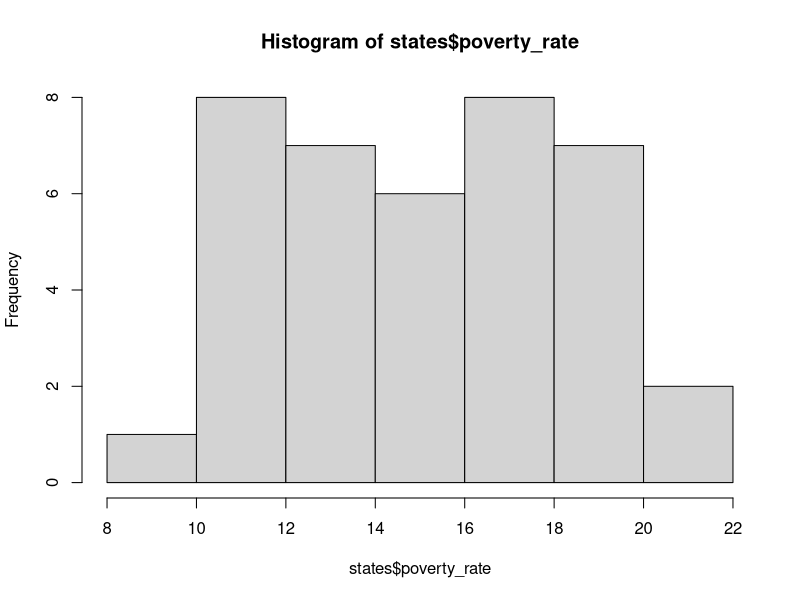
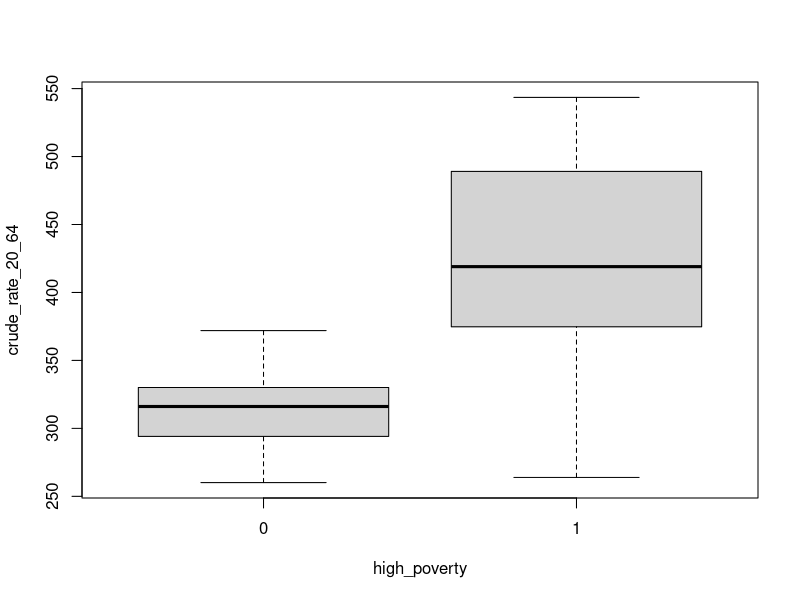
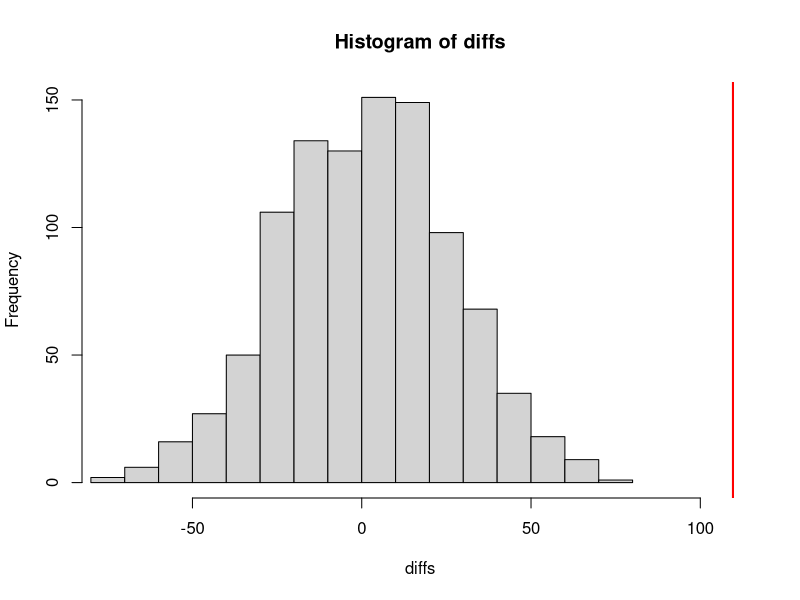

Write R code to recreate these figures, in order.
# =====================================================================
#  MODULE 2 - SOLUTION
#  Do high-poverty states have higher working-age mortality?
# =====================================================================

# ---- 1. Get the data ------------------------------------------------
states <- read.csv("data/medicaid_states.csv")

dim(states)      # 39 rows, 6 columns
names(states)
head(states)


# ---- 2. Look at it first --------------------------------------------
hist(states$poverty_rate)
# Median 15.4, range about 9 to 22, mild right skew.


# ---- 3. Build the grouping variable ---------------------------------
median(states$poverty_rate)

states$high_poverty <- ifelse(states$poverty_rate > median(states$poverty_rate), 1, 0)

table(states$high_poverty)
# 20 low, 19 high. Not exactly even: the median is itself a state's
# value, and > is strict, so that state falls in the "low" group.

# Why no !is.na() guard? Because poverty_rate has no missing values:
sum(is.na(states$poverty_rate))   # 0
# In Module 1, yaca was NA for every non-expanding state, and
# NA == 2014 returns NA rather than FALSE, which would have poisoned
# the whole column.


# ---- 4. Look at the comparison --------------------------------------
boxplot(crude_rate_20_64 ~ high_poverty, data = states)

aggregate(crude_rate_20_64 ~ high_poverty, data = states, FUN = mean)

group_means <- aggregate(crude_rate_20_64 ~ high_poverty, data = states, FUN = mean)
diff_obs <- group_means$crude_rate_20_64[2] - group_means$crude_rate_20_64[1]
diff_obs
# ~ +110. High-poverty states averaged about 110 MORE deaths per
# 100,000 working-age people.


# ---- 5. The test ----------------------------------------------------
t.test(crude_rate_20_64 ~ high_poverty, data = states)
# p = 2.3e-07. The confidence interval runs from about -149 to -70.
#
# It is negative because t.test() reports group 0 minus group 1, the
# opposite order from our diff_obs. The magnitude is what matters: the
# data is compatible with a gap of roughly 70 to 150 deaths per
# 100,000. That SIZE is what the p-value alone never tells you.


# ---- 6. Build the p-value yourself ----------------------------------
shuffled <- sample(states$high_poverty)
mean(states$crude_rate_20_64[shuffled == 1]) -
  mean(states$crude_rate_20_64[shuffled == 0])

set.seed(2026)
diffs <- replicate(1000, {
  shuffled <- sample(states$high_poverty)
  mean(states$crude_rate_20_64[shuffled == 1]) -
    mean(states$crude_rate_20_64[shuffled == 0])
})

hist(diffs, xlim = range(c(diffs, diff_obs)))
abline(v = diff_obs, col = "red", lwd = 2)

mean(abs(diffs) >= abs(diff_obs))
# 0 out of 1000. Report as p < 0.001, not p = 0.
# The red line sits well outside the whole null distribution -- which is
# exactly what an overwhelming result looks like.


# ---- 7. The same answer as a regression -----------------------------
m <- lm(crude_rate_20_64 ~ high_poverty, data = states)
summary(m)
# The high_poverty coefficient equals diff_obs from step 4 exactly.


# ---- 8. Discussion answers ------------------------------------------
#
# a) Poverty has the larger effect (~110 vs ~-39) AND the smaller
#    p-value here -- but those are different questions. Effect size is
#    "how big"; the p-value is "how sure we are it isn't zero." A tiny
#    effect measured precisely can have a smaller p than a large effect
#    measured noisily. Always report both.
#
# b) Neither variable was randomly assigned, so neither result is
#    causal. States chose to expand; poverty is a feature of a state,
#    not a treatment. These are associations. Everything today is an
#    association.
#
# c) Poorer states were less likely to expand Medicaid. Poverty also
#    raises mortality. So some of the -64 we attributed to expansion is
#    really poverty doing the work in the other direction -- a
#    confounder. That is the motivation for putting both variables in
#    one model, which is where a regression workshop picks up:
#
#      summary(lm(crude_rate_20_64 ~ expanded + poverty_rate, data = states))
#
#    Run it. The expanded coefficient falls from -39.2 to -12.1 and its
#    p-value goes from 0.13 to 0.49. Most of the little that was left of
#    an expansion gap was poverty. This is not a flaw in the method --
#    it is the method working, and it is the reason nobody stops at a
#    difference in means.
